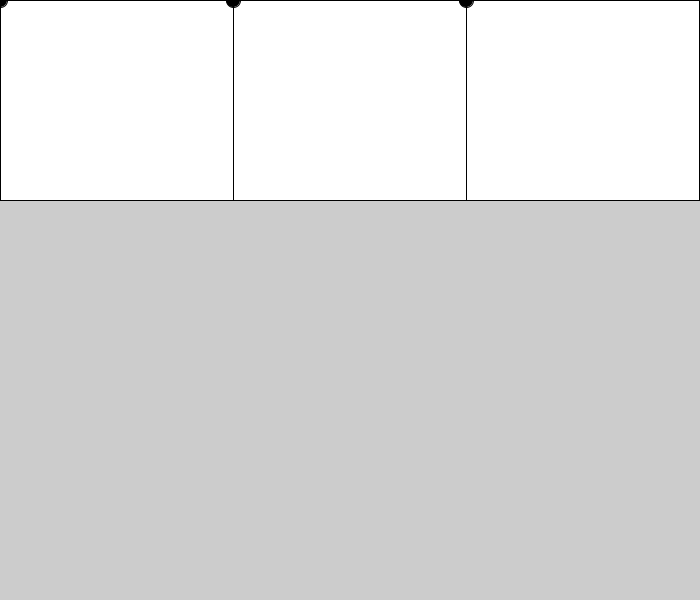
Frame 1 (no input)
Frame 60 (the mouse pressed at the canvas centre just before this capture): identical to frame 1, image omitted
Frame 120 (the mouse held since frame 60 and released just before this capture): identical to frame 1, image omitted

The Processing sketch that drew this single still picture (run headless with seeded random() and noise(); from frame 60 on, the mouse is pressed at the canvas centre):

// Processing sketch: sketch_211122a
// ── sketch_211122a.pde
//3x3 Home Screen

//Global Variables
color black=#000000, white=#FFFFFF;
float circleDiameter, rectWidth, rectHeight;
float ptX1, ptX2, ptX3;
float ptY1, ptY2,ptY3;    

void setup()
{
  size(700, 600); //fullScreen(), displayWidth, diplayHeight
  //
  //Population
  ptX1 = width*0;
  ptY1 = ptY2 = ptY3 = height*0;
  ptX2 = width*1/3;
  ptX3 = width*2/3;
  rectWidth = width*1/3;
  rectHeight = height*1/3;
  circleDiameter = width*1/50;
  //
}//End setup()

void draw()
{
  
  //
  rect(ptX1, ptY1, rectWidth, rectHeight);
  rect(ptX2, ptY2, rectWidth, rectHeight);
  rect(ptX3, ptY3, rectWidth, rectHeight);
  //rect(ptX1, ptY1, rectWidth, rectHeight);
  //rect(ptX1, ptY1, rectWidth, rectHeight);
  //rect(ptX1, ptY1, rectWidth, rectHeight);
  //rect(ptX1, ptY1, rectWidth, rectHeight);
  //rect(ptX1, ptY1, rectWidth, rectHeight);
  //rect(ptX1, ptY1, rectWidth, rectHeight);
  //
  fill(black);
  ellipse(ptX1, ptY1, circleDiameter, circleDiameter);
  ellipse(ptX2, ptY2, circleDiameter, circleDiameter);
  ellipse(ptX3, ptY3, circleDiameter, circleDiameter);
  fill(white);
  //
}//End draw()

void mousePressed()
{
}//End mousePressed()

void keyPressed()
{
}//End keyPressed()
